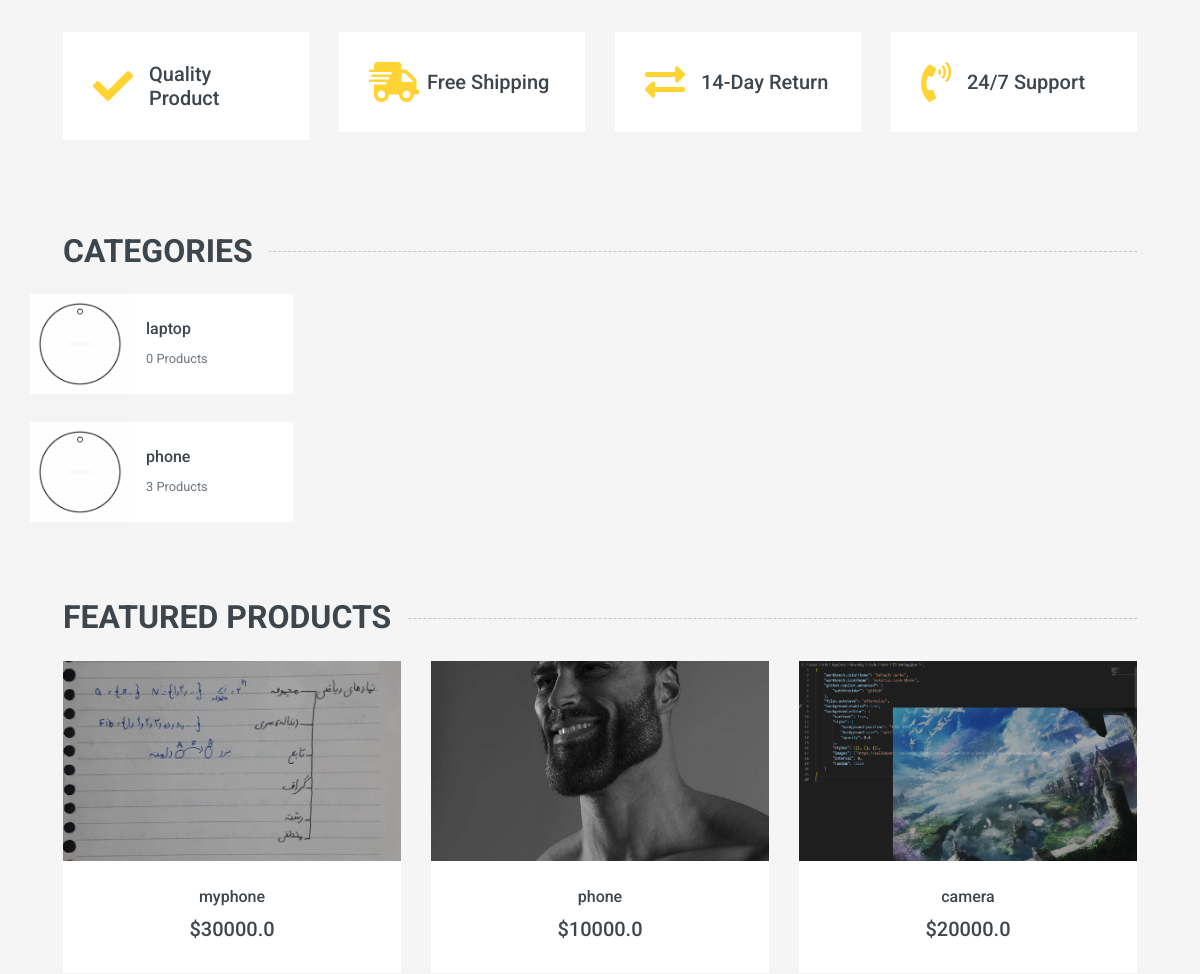
The app's page / (middle part), older data.
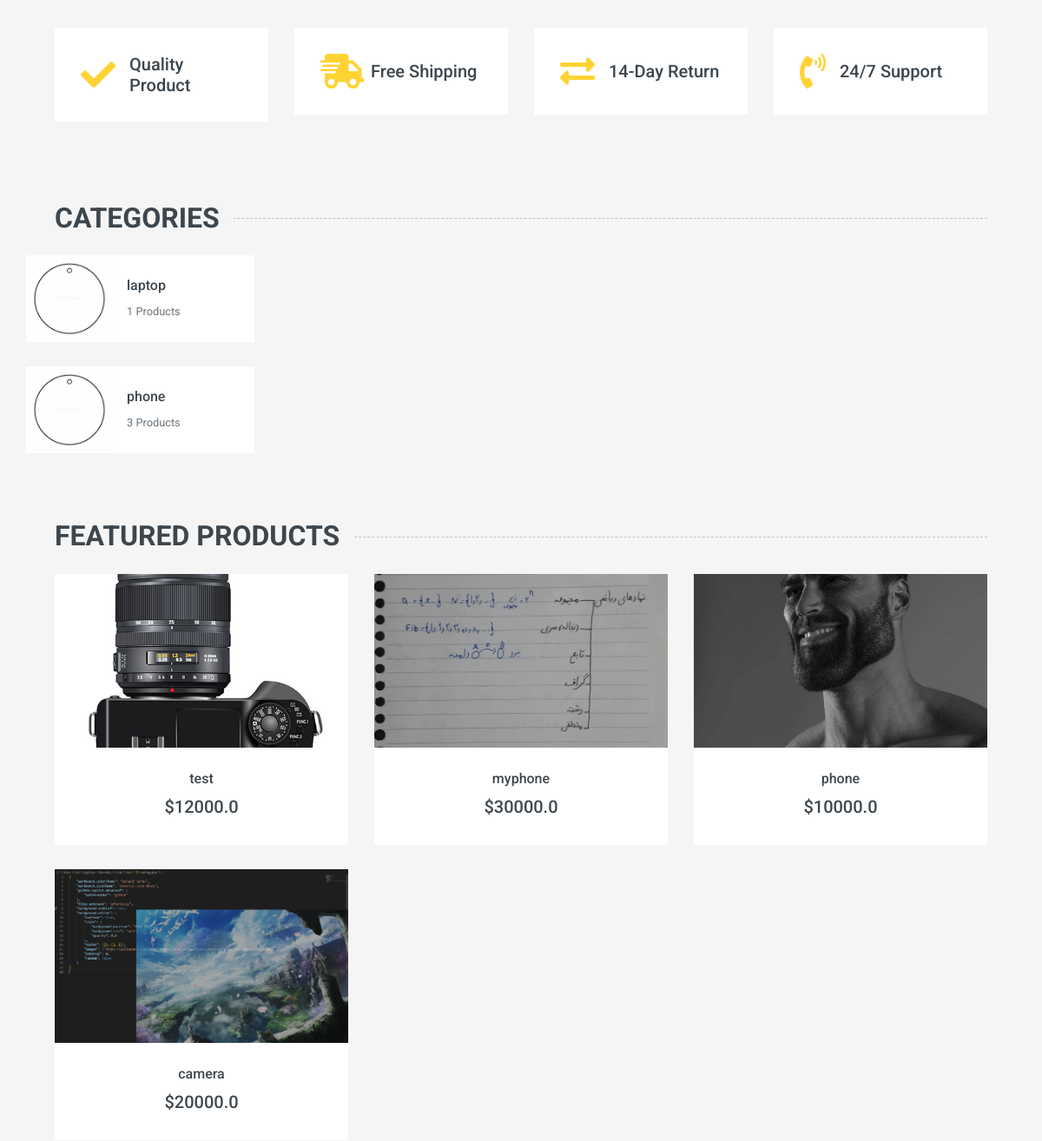
The same page, newer data.
### product/models.py (models this page shows, shortened)
class Category(models.Model):
    parent = models.ForeignKey("self", on_delete=models.CASCADE, blank=True , null=True , related_name="subs")
    title = models.CharField(max_length=100)
    slug = models.SlugField()
    image = models.ImageField(upload_to="images/", null=True, blank=True , default="images/blank.png")

class Product(models.Model):
    category = models.ManyToManyField(Category , blank=True , null=True)
    title = models.CharField(max_length=100)
    description = models.TextField()
    price = models.FloatField()
    discount = models.FloatField()
    image = models.ImageField(upload_to="images/", null=True, blank=True)
    size = models.ManyToManyField(Size , blank=True , null=True ,related_name="product")
    color = models.ManyToManyField(Color, related_name="product")
    created = models.DateTimeField(auto_now_add=True)
    class Meta:
        ordering = ['-created']

### home/views.py (the view)
# urls.py: path('', HomeView.as_view() , name='home'),
class HomeView(TemplateView):
    template_name = "home/index.html"
    def get_context_data(self, **kwargs):
        context = super().get_context_data(**kwargs)
        self.request.session['my_name'] = 'name'
        context['object_list'] = Product.objects.order_by('-id')[:9]
        context['categories'] = Category.objects.order_by('-id')[:9]
        return context

### home/templates/home/index.html (shortened to what this page needs)
{% extends 'base.html' %}
{% load static %}
{% load render_partial %}
{% block main %}
    <div class="container-fluid pt-5">
        <div class="row px-xl-5 pb-3">
            <div class="col-lg-3 col-md-6 col-sm-12 pb-1">
                <div class="d-flex align-items-center bg-light mb-4" style="padding: 30px;">
                    <h1 class="fa fa-check text-primary m-0 mr-3"></h1>
                    <h5 class="font-weight-semi-bold m-0">Quality Product</h5>
                </div>
            </div>
            <div class="col-lg-3 col-md-6 col-sm-12 pb-1">
                <div class="d-flex align-items-center bg-light mb-4" style="padding: 30px;">
                    <h1 class="fa fa-shipping-fast text-primary m-0 mr-2"></h1>
                    <h5 class="font-weight-semi-bold m-0">Free Shipping</h5>
                </div>
            </div>
            <div class="col-lg-3 col-md-6 col-sm-12 pb-1">
                <div class="d-flex align-items-center bg-light mb-4" style="padding: 30px;">
                    <h1 class="fas fa-exchange-alt text-primary m-0 mr-3"></h1>
                    <h5 class="font-weight-semi-bold m-0">14-Day Return</h5>
                </div>
            </div>
            <div class="col-lg-3 col-md-6 col-sm-12 pb-1">
                <div class="d-flex align-items-center bg-light mb-4" style="padding: 30px;">
                    <h1 class="fa fa-phone-volume text-primary m-0 mr-3"></h1>
                    <h5 class="font-weight-semi-bold m-0">24/7 Support</h5>
                </div>
            </div>
        </div>
    </div>
    <div class="container-fluid pt-5">
        <h2 class="section-title position-relative text-uppercase mx-xl-5 mb-4"><span class="bg-secondary pr-3">Categories</span></h2>
        {% for category in categories %}
            {% if not category.parent %}
            	 <div class="col-lg-3 col-md-4 col-sm-6 pb-1">
        <a class="text-decoration-none" href="{% url 'product:category' %}?category={{ category.slug }}">
            <div class="cat-item d-flex align-items-center mb-4">
                <div class="overflow-hidden" style="width: 100px; height: 100px;">
                    <img class="img-fluid" src="{{ category.image.url }}" alt="{{ category.name }}">
                </div>
                <div class="flex-fill pl-3">
                    <h6>{{ category.title }}</h6>
                    <small class="text-body">{{ category.product_set.count }} Products</small>
                </div>
            </div>
        </a>
    </div>
            {% endif %}
        {% endfor %}
    </div>
    <div class="container-fluid pt-5 pb-3">
        <h2 class="section-title position-relative text-uppercase mx-xl-5 mb-4"><span class="bg-secondary pr-3">Featured Products</span></h2>
        <div class="row px-xl-5">
            {% for product in object_list %}
   <div class="col-lg-4 col-md-6 col-sm-6 pb-1">
       <div class="product-item bg-light mb-4">
           <div class="product-img position-relative overflow-hidden">
               <img class="img-fluid w-100" src="{{ product.image.url }}" alt="Static Product" style="height: 200px; object-fit: cover;">
               <div class="product-action">
               </div>
           </div>
           <div class="text-center py-4">
               <a class="h6 text-decoration-none text-truncate" href="{% url 'product:product-detail' pk=product.pk %}">{{ product.title }}</a>
               <div class="d-flex align-items-center justify-content-center mt-2">
                   <h5>${{ product.price }}</h5>
               </div>
           </div>
       </div>
   </div>
{% endfor %}
        </div>
    </div>
{% endblock %}

### templates/base.html (shortened to what this page needs)
{% load render_partial %}
{% load static %}
{% load cache %}
<!DOCTYPE html>
<html lang="en">
<head>
    {% include 'includes/header_links.html' %}
</head>
<body>
{% block main %}
{% endblock %}
</body>
</html>

### templates/includes/header_links.html (shortened to what this page needs)
{% load static %}
    <link href="https://cdnjs.cloudflare.com/ajax/libs/font-awesome/5.10.0/css/all.min.css" rel="stylesheet">
    <link href="{% static 'lib/animate/animate.min.css' %}" rel="stylesheet">
    <link href="{% static 'lib/owlcarousel/assets/owl.carousel.min.css' %}" rel="stylesheet">
    <link href="{% static 'css/style.css' %}" rel="stylesheet">

### templates/includes/topbar.html (shortened to what this page needs)
{% load static %}
{% load cache %}

### templates/includes/footer.html (shortened to what this page needs)
{% load static %}
{% load social_share %}

### templates/includes/footer_links.html (shortened to what this page needs)
{% load static %}

Row changes from the older to the newer data that the page shows:
computed for Category "laptop": product_set.count "0" → "1"
added Product: image (picture), title "test", price "12000.0"
